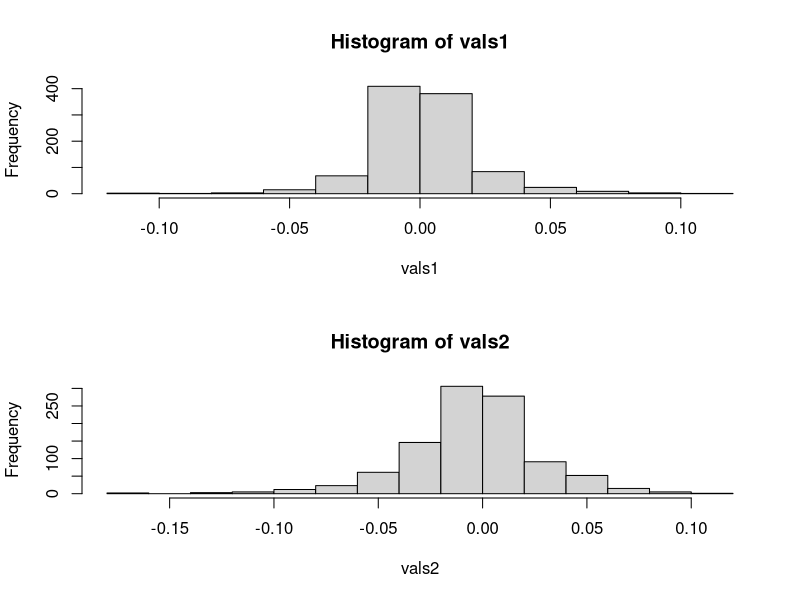
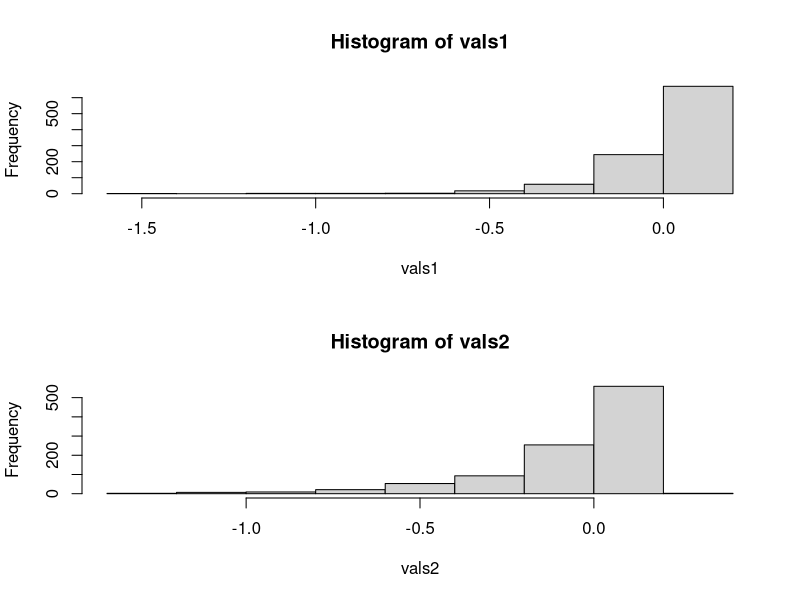
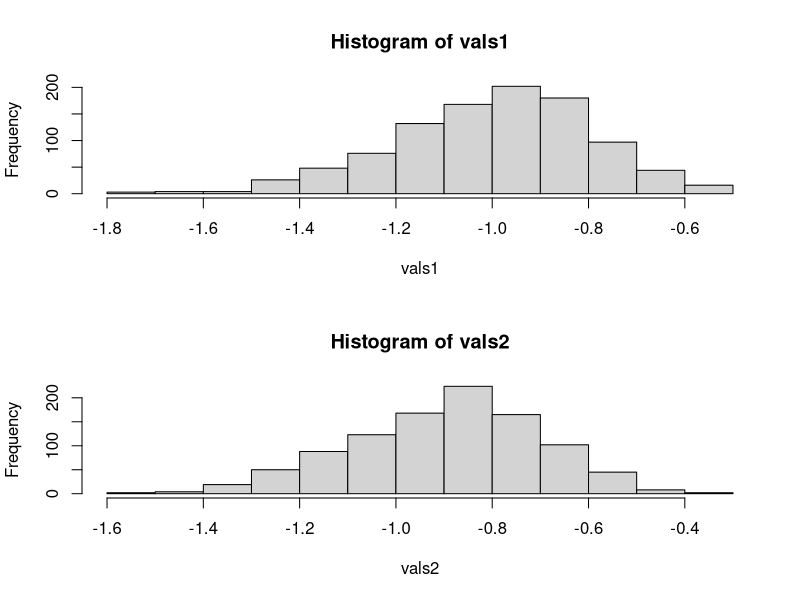

Write the R code that produced these figures, in order.
####
##  Bootstrap testing mu^2 = mu^2
##  One dimensional case!!
####

data_model <- function(muA, muB, sigma2A, sigma2B) {
  sampler <- function(nA, nB) {
    noise_mult <- 1
    if (nA + nB == 0) {
      noise_mult <- 0
      nA <- 2
      nB <- 2
    }
    xA <- rnorm(nA, mean = muA, sd = noise_mult * sqrt(sigma2A))
    xB <- rnorm(nB, mean = muB, sd = noise_mult * sqrt(sigma2B))
    dat <- rbind(cbind(0, xA), cbind(1, xB))
    dat
  }
  # force eval
  lala <- sampler(10, 10)
  sampler
}

stat.diff <- function(dat) {
  xA <- dat[dat[, 1]==0, 2]
  xB <- dat[dat[, 1]==1, 2]
  muA <- mean(xA); sigma2A <- var(xA)
  muB <- mean(xB); sigma2B <- var(xB)
  mu2A <- muA^2 - sigma2A/length(xA)
  mu2B <- muB^2 - sigma2B/length(xB)
  mu2A - mu2B
}

boot_sampler <- function(dat) {
  nX <- sum(dat[, 1] == 0); nY <- sum(dat[, 1] == 1);
  nX0 <- nX; nY0 <- nY
  rawX <- dat[dat[, 1]==0, -1]
  rawY <- dat[dat[, 1]==1, -1]
  sampler <- function(nX = nX0, nY = nY0) {
    if (nX == 0 & nY == 0) {
      return(dat)
    }
    newX <- rawX[sample(nX, nX, TRUE)]
    newY <- rawY[sample(nY, nY, TRUE)]
    newdat <- rbind(cbind(0, newX), cbind(1, newY))
    newdat
  }
  # force eval
  sampler()
  sampler
}

sampling_dist <- function(sampler, theta, nX, nY, mc.reps = 1e3, samples = FALSE) {
  # true params
  dat0 <- sampler(0, 0)
  theta0 <- theta(dat0)
  # get population
  thetas <- lapply(1:mc.reps, function(i) theta(sampler(nX, nY)))    
  thetas <- do.call(cbind, thetas)
  if (samples) {
    return(thetas)
  }
  diffs <- thetas - theta0
  bias <- rowMeans(diffs)
  sdv <- apply(diffs, 1, sd)
  skew <- rowSums(diffs^3)/(rowSums(diffs^2))^(3/2)
  list(bias = bias, sdv = sdv, skew = skew)
}

jackknife <- function(res, theta) {
  theta0 <- theta(res)
  n <- dim(res)[1]
  thetas <- list()
  for (i in 1:n) {
    dat2 <- res[-i, , drop = FALSE]
    thetas[[i]] <- theta(dat2)
  }
  thetas <- do.call(cbind, thetas)
  theta_bar <- rowMeans(thetas)
  diffs <- thetas - theta_bar
  bias <- (n-1) * (theta_bar - theta0)
  sdv <- sqrt((n-1) * rowMeans((thetas - theta_bar)^2))
  skew <- rowSums(diffs^3)/(rowSums(diffs^2))^(3/2)  
  list(bias = bias, sdv = sdv, skew = skew)
}

inv_alpha_bca <- function(alpha_bca, z0, acc) {
  if (alpha_bca == 1) {
    return(1)
  }
  za <- qnorm(alpha_bca)
  pnorm(
    ((1 - acc * z0) * (za - z0) - z0)/
      (1 + acc * (za - z0))
  )
}

inverse_bca_test <- function(res, theta, mc.reps = 1000) {
  jj <- jackknife(res, theta)
  acc <- jj$skew/6
  boot_s1 <- boot_sampler(res)
  nX <- sum(res[, 1] == 0); nY <- sum(res[, 1] == 1)
  thetas <- sampling_dist(boot_s1, theta, nX, nY, mc.reps, TRUE)
  theta0 <- theta(res)
  z0s <- sapply(1:length(theta0), function(i) {
    qnorm(sum(thetas[i, ] < theta0[i])/mc.reps)
  })
  pvs <- sapply(1:length(theta0), function(i) {
    v <- thetas[i, ]
    p1 <- (sum(v > 0) + 1)/(mc.reps + 1)
    p2 <- (sum(v < 0) + 1)/(mc.reps + 1)
    p1_mod <- inv_alpha_bca(p1, z0s[i], acc[i])
    p2_mod <- inv_alpha_bca(p2, -z0s[i], acc[i])
    2 * pmin(p1_mod, p2_mod)
  })
  min(pvs) * length(pvs)
}



####
##  Test out the functions
####

h0 <- data_model(0, 0, 1, 1)
h0v <- data_model(0,0,1, 10)
h1 <- data_model(0, 1, 1, 1)

stat.diff(h0(10, 10))
stat.diff(h0(1000, 1000))
stat.diff(h0(0,0))

stat.diff(h0v(10, 10))
stat.diff(h0v(1000, 1000))
stat.diff(h0v(0,0))

stat.diff(h1(10, 10))
stat.diff(h1(1000, 1000))
stat.diff(h1(0,0))

(dat <- h0(5, 5))
bs <- boot_sampler(dat)
bs(10, 10)

####
##  Investigate effect of bootstrap resampling
####

mc.reps <- 1000

h0 <- data_model(0, 0, 1, 1)
h0v <- data_model(0,0,1, 10)
h1 <- data_model(0, 1, 1, 1)

nX <- 100; nY <- nX

vals1 <- sampling_dist(h0, stat.diff, nX, nY, mc.reps, TRUE)
vals2 <- sampling_dist(boot_sampler(h0(nX, nY)), stat.diff, nX, nY, mc.reps, TRUE)
layout(t(t(1:2))); hist(vals1); hist(vals2)

vals1 <- sampling_dist(h0v, stat.diff, nX, nY, mc.reps, TRUE)
vals2 <- sampling_dist(boot_sampler(h0v(nX, nY)), stat.diff, nX, nY, mc.reps, TRUE)
layout(t(t(1:2))); hist(vals1); hist(vals2)

vals1 <- sampling_dist(h1, stat.diff, nX, nY, mc.reps, TRUE)
vals2 <- sampling_dist(boot_sampler(h1(nX, nY)), stat.diff, nX, nY, mc.reps, TRUE)
layout(t(t(1:2))); hist(vals1); hist(vals2)

####
##  How does inverse BCA do?
####
mc.reps = 1000
nX <- 100; nY <- nX 
res0 <- h0(nX, nY)
res0v <- h0v(nX, nY)
res1 <- h1(nX, nY)

c(inverse_bca_test(res0, stat.diff, mc.reps), 
  inverse_bca_test(res0v, stat.diff, mc.reps),
  inverse_bca_test(res1, stat.diff, mc.reps))

####
##  Theoretical calculations
####

mc.reps <- 1e4; n <- 20; mu <- 2; sigma2 <- 5
stat.MA <- function(xs) mean(xs)^2 - var(xs)/length(xs)
samp <- sapply(1:mc.reps, function(i) {
  xs <- rnorm(n, mu, sqrt(sigma2))
  var(xs)
})
c(var(samp), 2/(n-1) * sigma2^2)

samp <- sapply(1:mc.reps, function(i) {
  xs <- rnorm(n, mu, sqrt(sigma2))
  mean(xs)^2
})
c(mean(samp), mu^2 + sigma2/n)
c(var(samp), sigma2/n * (4 * mu^2 + 2 *sigma2/n))

samp <- sapply(1:mc.reps, function(i) {
  xs <- rnorm(n, mu, sqrt(sigma2))
  stat.MA(xs)
})
c(var(samp), sigma2/n * (4 * mu^2 + 2 *sigma2/n) + 2/(n-1) * sigma2^2)
